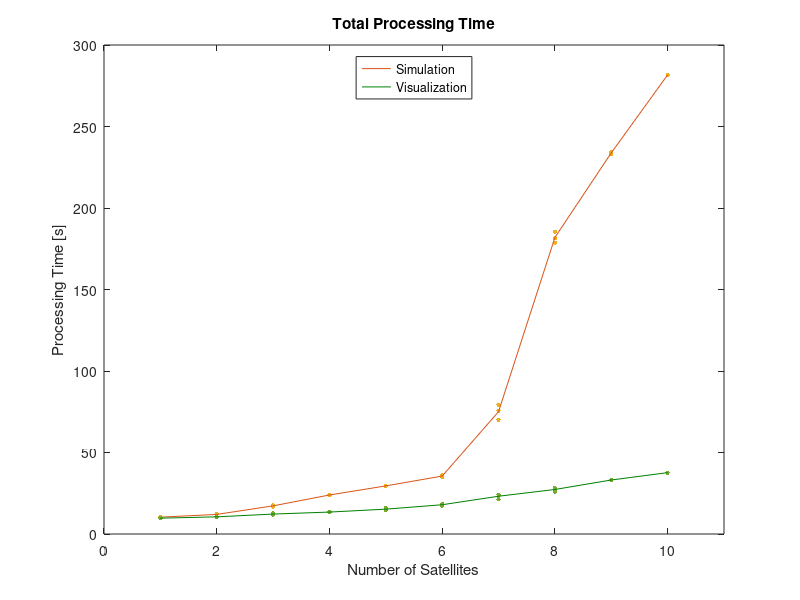
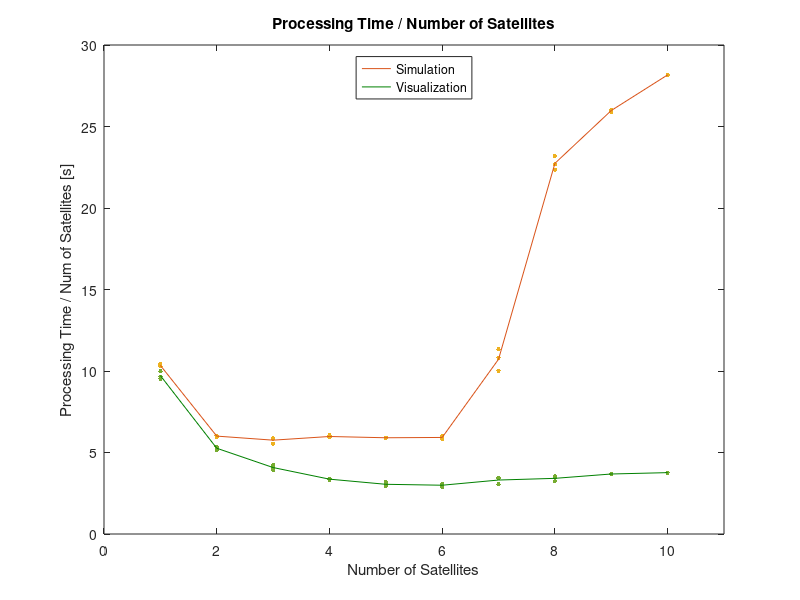
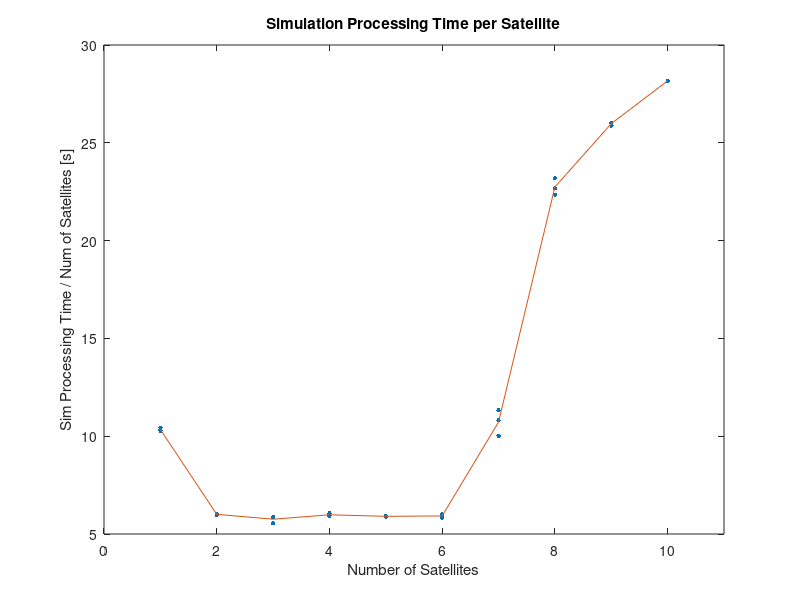
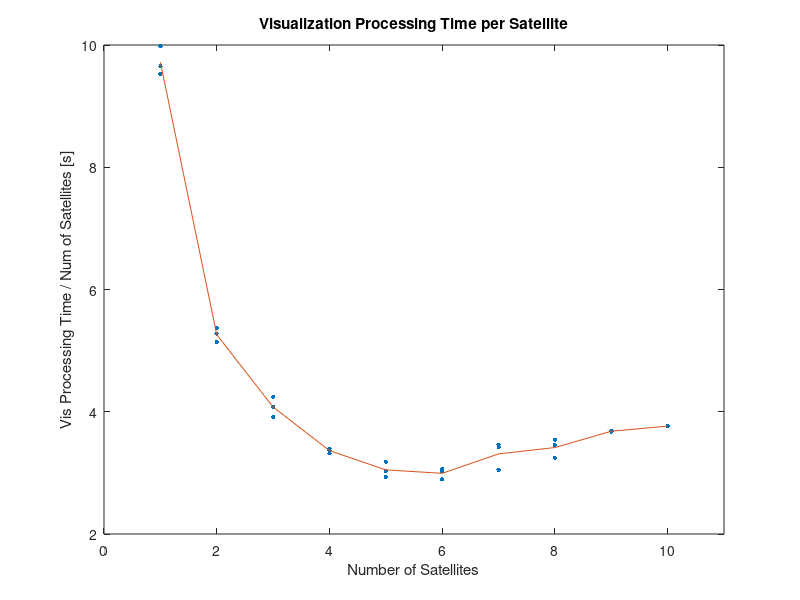

Here is the MATLAB script that generated these plots, in order:
close all;

% Data columns:
%   - Test ID
%   - Number of Orbits
%   - Number of Satellites
%   - Sim Processing Time [s]
%   - Vis Processing Time [s]
%   - Vis Runtime per Orbit [s]
%   - Sim Processing Time per Satellite [s]
%   - Vis Processing Time per Satellite [s]
data = [
  01	5	1	10.281	09.65	8.6	10.281	9.650
  02	5	1	10.313	09.98	8.6	10.313	9.980
  03	5	1	10.437	09.53	8.6	10.437	9.530
  04	5	2	12.017	10.73	8.8	06.009	5.365
  05	5	2	11.937	10.28	8.8	05.969	5.140
  06	5	2	12.078	10.56	8.8	06.039	5.280
  07	5	3	17.562	12.73	8.9	05.854	4.243
  08	5	3	17.626	11.74	8.9	05.875	3.913
  09	5	3	16.625	12.23	8.9	05.542	4.077
  10	5	4	23.687	13.49	9.2	05.922	3.373
  11	5	4	24.203	13.29	9.2	06.051	3.323
  12	5	4	23.891	13.59	9.2	05.973	3.398
  13	5	5	29.515	15.17	9.4	05.903	3.034
  14	5	5	29.468	14.66	9.4	05.894	2.932
  15	5	5	29.579	15.91	9.4	05.916	3.182
  16	5	6	35.563	17.35	9.6	05.927	2.892
  17	5	6	35.047	18.14	9.6	05.841	3.023
  18	5	6	36.016	18.38	9.6	06.003	3.063
  19	5	7	79.329	21.34	9.9	11.333	3.049
  20	5	7	75.750  24.21	9.9	10.821	3.459
  21	5	7	70.094	23.96	9.9	10.013	3.423
  22	5	8	185.516	28.35	9.9	23.190	3.544
  23	5	8	178.813	25.96	9.9	22.352	3.245
  24	5	8	181.407	27.64	9.9	22.676	3.455
  25	5	9	232.954	33.23	9.9	25.884	3.692
  26	5	9	234.262	33.08	9.9	26.029	3.676
  26	5	9	234.262	33.08	9.9	26.029	3.676
  27	5	10  281.672	37.65	9.9	28.167	3.765
  27	5	10  281.672	37.65	9.9	28.167	3.765
  27	5	10  281.672	37.65	9.9	28.167	3.765
];

maxNumSats = data(end,3); % Maximum Number of Satellites.

%% Plots
markerSize = 10;
colorsLight = [
  [0.9290, 0.6940, 0.1250]
  [0.4660, 0.6740, 0.1880]
  [0, 0.4470, 0.7410]
  [0.75, 0, 0.75]
  [1, 0, 0]
];
colorsDark = [
  [0.8500, 0.3250, 0.0980]
  [0, 0.5, 0]
  [0, 0, 1]
  [0.4940, 0.1840, 0.5560]
  [0.6350, 0.0780, 0.1840]
];

%% Total Processing Time [s].
figure('Visible','on');
figTitle = 'Total Processing Time';
xAxisLabel = 'Number of Satellites';
yAxisLabel = 'Processing Time [s]';

% Set array for plots and legends.
plots = [];
plegs = {};

% Simulation Processing Time.
xColumn = 3; % xLabel = 'Number of Satellites';
yColumn = 4; % yLabel = 'Simulation Processing Time [s]';
x = data(:,xColumn);
y = data(:,yColumn);
plot(x,y,'.','MarkerSize',markerSize,'Color',colorsLight(1,:));
% Average.
hold on;
x = 1:1:maxNumSats; % Number of Satellites.
y = zeros(size(x));
for n = 1:maxNumSats
  firstDataPoint = 3*n - 2;
  y(n) = ( ...
    data(firstDataPoint  ,yColumn) + ...
    data(firstDataPoint+1,yColumn) + ...
    data(firstDataPoint+2,yColumn) ) / 3;
end
xlim([0 x(end)+1]);
plots(end+1) = plot(x,y,'Color',colorsDark(1,:));
plegs{end+1} = 'Simulation';

% Visualization Processing Time.
hold on;
xColumn = 3; % xLabel = 'Number of Satellites';
yColumn = 5; % yLabel = 'Visualization Processing Time [s]';
x = data(:,xColumn);
y = data(:,yColumn);
plot(x,y,'.','MarkerSize',markerSize,'Color',colorsLight(2,:));
% Average.
hold on;
x = 1:1:maxNumSats; % Number of Satellites.
y = zeros(size(x));
for n = 1:maxNumSats
  firstDataPoint = 3*n - 2;
  y(n) = ( ...
    data(firstDataPoint  ,yColumn) + ...
    data(firstDataPoint+1,yColumn) + ...
    data(firstDataPoint+2,yColumn) ) / 3;
end
xlim([0 x(end)+1]);
plots(end+1) = plot(x,y,'Color',colorsDark(2,:));
plegs{end+1} = 'Visualization';

% Figure Setup.
title(figTitle);
xlabel(xAxisLabel);
ylabel(yAxisLabel);

% Plots & Legends.
legend(plots,plegs,'Location','north');


%% Processing Time per Satellite [s].
figure('Visible','on');
figTitle = 'Processing Time / Number of Satellites';
xAxisLabel = 'Number of Satellites';
yAxisLabel = 'Processing Time / Num of Satellites [s]';

% Set array for plots and legends.
plots = [];
plegs = {};

% Simulation Processing Time per Satellite.
xColumn = 3; % xLabel = 'Number of Satellites';
yColumn = 7; % yLabel = 'Sim Processing Time / Num of Satellites [s]';
x = data(:,xColumn);
y = data(:,yColumn);
plot(x,y,'.','MarkerSize',markerSize,'Color',colorsLight(1,:));
hold on;
% Compute Average.
x = 1:1:maxNumSats; % Number of Satellites.
y = zeros(size(x));
for n = 1:maxNumSats
  firstDataPoint = 3*n - 2;
  y(n) = ( ...
    data(firstDataPoint  ,yColumn) + ...
    data(firstDataPoint+1,yColumn) + ...
    data(firstDataPoint+2,yColumn) ) / 3;
end
xlim([0 x(end)+1]);
% Plot Average.
plots(end+1) = plot(x,y,'Color',colorsDark(1,:));
plegs{end+1} = 'Simulation';

% Visualization Processing Time per Satellite.
hold on;
xColumn = 3; % xLabel = 'Number of Satellites';
yColumn = 8; % yLabel = 'Vis Processing Time / Num of Satellites [s]';
x = data(:,xColumn);
y = data(:,yColumn);
plot(x,y,'.','MarkerSize',markerSize,'Color',colorsLight(2,:));
% Compute Average.
hold on;
x = 1:1:maxNumSats; % Number of Satellites.
y = zeros(size(x));
for n = 1:maxNumSats
  firstDataPoint = 3*n - 2;
  y(n) = ( ...
    data(firstDataPoint  ,yColumn) + ...
    data(firstDataPoint+1,yColumn) + ...
    data(firstDataPoint+2,yColumn) ) / 3;
end
xlim([0 x(end)+1]);
% Plot Average.
plots(end+1) = plot(x,y,'Color',colorsDark(2,:));
plegs{end+1} = 'Visualization';

% Figure Setup.
title(figTitle);
xlabel(xAxisLabel);
ylabel(yAxisLabel);

% Plots & Legends.
legend(plots,plegs,'Location','north');


%% Sim Processing Time per Satellite [s].
figure('Visible','off');
figTitle = 'Simulation Processing Time per Satellite';
xColumn = 3; xLabel = 'Number of Satellites';
yColumn = 7; yLabel = 'Sim Processing Time / Num of Satellites [s]';
x = data(:,xColumn);
y = data(:,yColumn);
plot(x,y,'.','MarkerSize',markerSize);
hold on;
% Average.
x = 1:1:maxNumSats; % Number of Satellites.
y = zeros(size(x));
for n = 1:maxNumSats
  firstDataPoint = 3*n - 2;
  y(n) = ( ...
    data(firstDataPoint  ,yColumn) + ...
    data(firstDataPoint+1,yColumn) + ...
    data(firstDataPoint+2,yColumn) ) / 3;
end
xlim([0 x(end)+1]);
plot(x,y);
title(figTitle);
xlabel(xLabel);
ylabel(yLabel);

%% Vis Processing Time per Satellite [s].
figure('Visible','off');
figTitle = 'Visualization Processing Time per Satellite';
xColumn = 3; xLabel = 'Number of Satellites';
yColumn = 8; yLabel = 'Vis Processing Time / Num of Satellites [s]';
x = data(:,xColumn);
y = data(:,yColumn);
plot(x,y,'.','MarkerSize',markerSize);
hold on;
% Average.
x = 1:1:maxNumSats; % Number of Satellites.
y = zeros(size(x));
for n = 1:maxNumSats
  firstDataPoint = 3*n - 2;
  y(n) = ( ...
    data(firstDataPoint  ,yColumn) + ...
    data(firstDataPoint+1,yColumn) + ...
    data(firstDataPoint+2,yColumn) ) / 3;
end
xlim([0 x(end)+1]);
plot(x,y);
title(figTitle);
xlabel(xLabel);
ylabel(yLabel);















